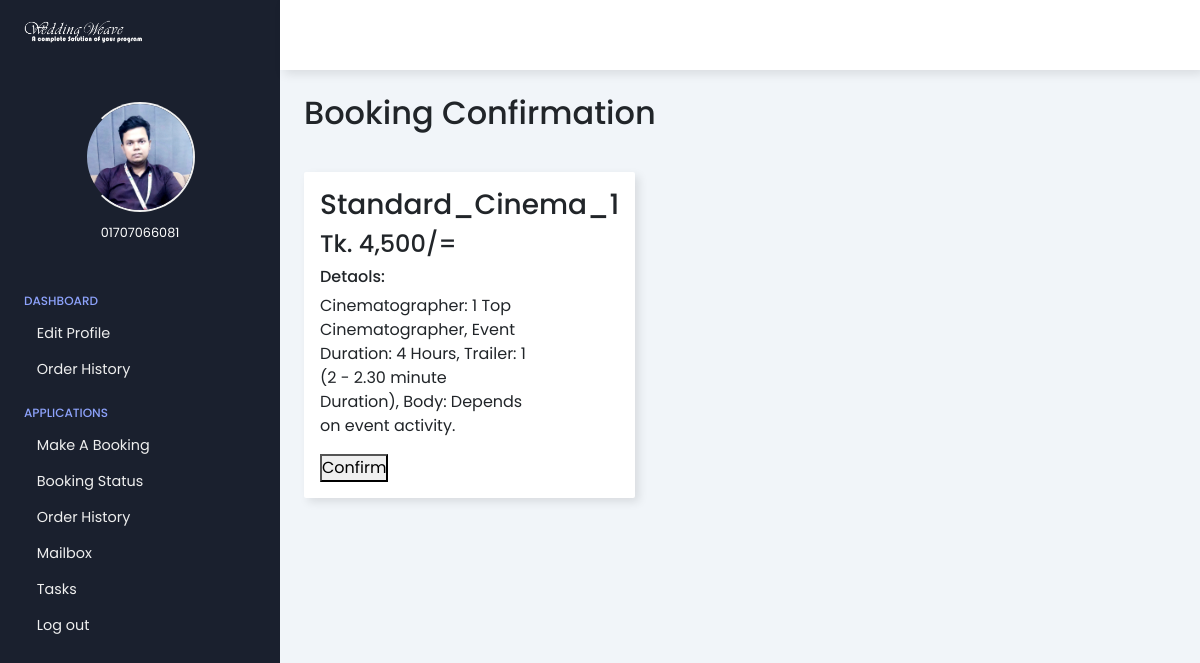
The page /userprofile/cinepreelook.php?idl=Standard_Cinema_1 (signed in) on the database its author committed.
### tables this page shows
CREATE TABLE `cinepackage` (
  `id` int(11) NOT NULL,
  `package_name` varchar(100) NOT NULL,
  `price` int(11) NOT NULL,
  `details` varchar(1000) NOT NULL
);

### db/DBConfig.php (called while the page is built, shortened)
<?php
class dbconfig
{
	private $_host = "localhost";
	private $_username = "root";
	private $_password = "";
	private $_database = "wedding";
	protected $connection;
	public function __construct()
	{
		if(!isset($this->connection))
		{
			$this->connection = new mysqli($this->_host,$this->_username,$this->_password,$this->_database);
		}
		return $this->connection;
	}
}
?>

### db/Crud.php (called while the page is built, shortened)
<?php
include_once 'DBConfig.php';
class Crud extends dbconfig{
	public function getData($query)
	{
		$result = $this->connection->query($query);
			$rows = array();
			while($row = $result->fetch_assoc())
			{
				$rows[] = $row;
			}
		return $rows;
	}
}
?>

### userprofile/cinepreelook.php (the view, shortened to what this page needs)
<?php
  include_once '../db/Crud.php';
  $crud = new Crud();
  $email = $_SESSION['email'];
  $package_name = $_GET['idl'];
  $photo = "Select * from cinepackage where package_name = '$package_name'";
  $getphotopackage = $crud->getData($photo);
?>
<!DOCTYPE html>
<html lang="en">
<head>
	<link rel="stylesheet" href="https://maxst.icons8.com/vue-static/landings/line-awesome/line-awesome/1.3.0/css/line-awesome.min.css">
	<link rel="stylesheet" type="text/css" href="css/style.css">
	<link rel="stylesheet" href="css/bootstrap.min.css"/>
</head>
<body>
	<div class="sidebar">
		<div class="sidebar-brand">
			<div class="brand-flex">
				<a href="index.php"><img src="CustomerImage/logo.png" width="120px" alt=""></a>
				<div class="brand-icon">
				</div>
			</div>
		</div>
		<div class="sidebar-main">
			<div class="sidebar-user">
				<img src="CustomerImage/alvee.jpg" alt="">
				<div>
					<span><?php echo $email?></span>
				</div>
			</div>
			<div class="sidebar-menu">
				<div class="menu-head">
					<span>Dashboard</span>
				</div>
				<ul>
					<li>
						<a href="">
							Edit Profile
						</a>
					</li>
					<li>
						<a href="">
							Order History
						</a>
					</li>
				</ul>
				<div class="menu-head">
					<span>Applications</span>
				</div>
				<ul>
					<li>
						<a href="prebooking.php">
							Make A Booking
						</a>
					</li>
					<li>
						<a href="">
							Booking Status
						</a>
					</li>
					<li>
						<a href="">
							Order History
						</a>
					</li>
					<li>
						<a href="">
							Mailbox
						</a>
					</li>
					<li>
						<a href="">
							Tasks
						</a>
					</li>
					<li>
						<a href="">
							Log out
						</a>
					</li>
				</ul>
			</div>
		</div>
	</div>
	<div class="main-content">
		<header>
			<div class="menu-toggle">
				<label for="sidebar-toggle">
				</label>
			</div>
		</header>
		<main>
			<form action="cinepreelook.php?idl=<?php echo $package_name ?>" method="POST">
				<div class="page-header">
					<h2>Booking Confirmation</h2>
				</div>
				<div class="cards">
					<?php
						foreach($getphotopackage as $key=>$pack)
							  {
					?>
					<div class="card-single">
						<div class="card-flex">
							<div class="card-info">
								<h3><?php echo $pack['package_name'];?></h3>
								<h4>Tk. <?php echo number_format($pack['price']);?>/=</h4>
								<h6>Detaols: </h6>
								<p><?php echo $pack['details'];?></p>
							</div>
						</div>
						<div><button type="submit" name="confirm">Confirm</button></div>
					</div>
				<?php } ?>
				</div>
			</form>
		</main>
	</div>
</body>
</html>

### userprofile/css/style.css (style rules this page uses)
:root { --color-main: #1a202e; --color-dark: #1D2231; --text-grey: #8390A2; }
* { font-family: 'Poppins', sans-serif; box-sizing: border-box; text-decoration: none; list-style-type: none; margin: 0; padding: 0; }
body { overflow-x: hidden; }
.sidebar { width: 280px; position: fixed; left: 0; top: 0; height: 100%; padding: 1rem 1.5rem; background: var(--color-main); color: #fff; z-index: 20; transition: left 300ms; }
.sidebar-brand { height: 70px; }
.brand-flex { display: flex; justify-content: space-between; align-items: center; }
.sidebar-user { margin: 1rem 0rem 1rem 0rem; text-align: center; }
.sidebar-user img { height: 110px; width: 110px; border-radius: 50%; border-left: 2px solid transparent; border-right: 2px solid #efefef; border-bottom: 2px solid #efefef; border-top: 2px solid #efefef; }
.sidebar-user span { font-size: .8rem; }
.sidebar-menu { margin-top: 3rem; }
.menu-head { text-transform: uppercase; color: #8da2fb; font-size: .75rem; font-weight: 500; margin-bottom: .8rem; }
.sidebar-menu ul { margin-bottom: 1.5rem; }
.sidebar-menu li { margin-bottom: .9rem; }
.sidebar-menu li a { color: #efefef; font-size: .9rem; display: flex; align-items: center; }
header { height: 70px; display: flex; justify-content: space-between; align-items: center; padding: 1rem 1.5rem; position: fixed; left: 280px; width: calc(100% - 280px); top: 0; z-index: 20; background: #fff; box-shadow: 4px 4px 10px rgba(0,0,0,0.1); transition: left 300ms; }
.menu-toggle label { height: 60px; width: 60px; display: grid; place-items: center; font-size: 1.5rem; border-radius: 50%; }
.main-content { margin-left: 280px; transition: margin-left 300ms; }
main { padding: 1.5rem; background: #f1f5f9; min-height: calc(100vh - 70px); margin-top: 70px; }
.page-header { display: flex; justify-content: space-between; }
.cards { display: grid; grid-template-columns: repeat(3, 1fr); grid-gap: 3rem; margin-top: 2rem; }
.card-single { background: #fff; padding: 1rem; box-shadow: 4px 4px 10px rgba(0,0,0,0.1); border-radius: 2px; }
.card-flex { display: grid; grid-template-columns: 70% auto; align-items: center; }

### rows shown on the page
cinepackage: package_name "Standard_Cinema_1", price "4,500", details "Cinematographer: 1 Top Cinematographer, Event Duration: 4 Hours, Trailer: 1 (2 - 2.30 minute Duration), Body: Depends on event activity."

### other values the page prints
$email "01707066081"
